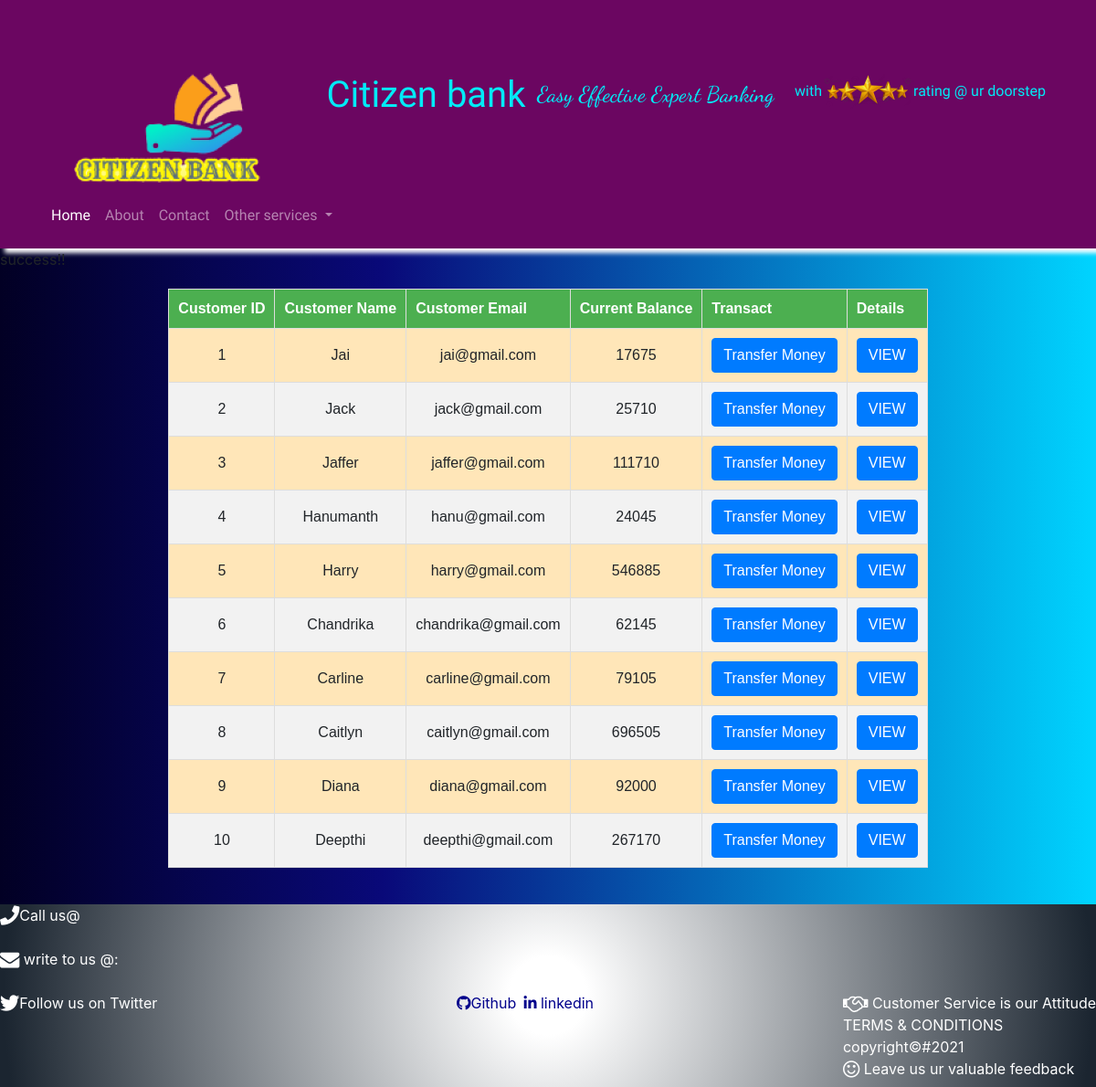
/details.php, run on the app's committed database.
### tables this page shows
CREATE TABLE `accountholderinfo` (
  `CustomerName` varchar(20) NOT NULL,
  `CustomerEmail` varchar(20) NOT NULL,
  `CurrentBalance` int(20) NOT NULL,
  `CustomerID` int(11) NOT NULL,
  `Details` varchar(500) NOT NULL
);

### details.php (the view, shortened to what this page needs)
<link rel="stylesheet" href="styles.css?v=<?php echo time(); ?>">
<?php include "header.php";
    include"config.php";
	$sql = "SELECT * FROM accountholderinfo";
	$result = mysqli_query($conn,$sql);
	?>
<link rel="stylesheet" href="styles.css?v=<?php echo time(); ?>">
<body>
	<head>
		<link rel="stylesheet" href="https://maxcdn.bootstrapcdn.com/bootstrap/4.3.1/css/bootstrap.min.css">
  <link rel="stylesheet" href="https://use.fontawesome.com/releases/v5.6.3/css/all.css">
  <link rel="stylesheet" href="https://stackpath.bootstrapcdn.com/font-awesome/4.7.0/css/font-awesome.min.css">
</head>
	<table id="customers" class="center">
		<thead>
		<tr>
			<th>Customer ID</th>
			<th>Customer Name</th>
			<th>Customer Email</th>
			<th>Current Balance</th>
			<th>Transact</th>
			<th >Details </th>
        </tr>
    </thead>
    <?php
	if ($result->num_rows > 0) {
	     while($row = mysqli_fetch_object($result)){
	    ?>
	     	<tr>
	     	<td><?php echo  $row->CustomerID;?> </td>
	     	<td><?php echo  $row->CustomerName;?></td>
	     	<td><?php echo $row->CustomerEmail;?></td>
	     	<td><?php echo $row->CurrentBalance;?></td>
	     	<td><a href="transfer.php?CustomerID= <?php echo $row->CustomerID ;?> "><button type="button" class="btn btn-primary"  >Transfer Money</button></a><?php ?></td>
	     	<td >
	     	     <button type="button" class="btn btn-primary" data-toggle="modal" data-target="#exampleModal" id="<?php echo $row->CustomerID;?>" onclick="showDetails (this);">VIEW
                             </button>
	     </td>
	     	</tr>
	     	<?php
	     }
     	     }
	     	else{
	     		echo "0 result";
	     }
	     	?>
</body>
</html>
<?php include "footer.php"?>

### header.php (shortened to what this page needs)
<!doctype html>
<html lang="en">
<head>
	 <link rel="stylesheet" href="styles.css">
	 <link rel="stylesheet" href="https://maxcdn.bootstrapcdn.com/bootstrap/4.5.2/css/bootstrap.min.css">
</head>
<body>
		<header>
			<nav id="header-nav" class="navbar navbar-default">
			 <div class="container ">
						<div  class="pull-left" id="logo-img" ></div>
						 <h1> Citizen bank</h1>
						 <h4>Easy Effective Expert Banking</h4>
							<p >with<img  src="starlogo2.png" alt="starrating" class="nice">rating @ ur doorstep</p>
							</div>
									 <nav class="navbar navbar-expand-lg  navbar-dark  bg-transparent" >
										 <div class="  collapse navbar-collapse" id="navbarNavDropdown">
											 <ul class="navbar-nav">
												 <li class="nav-item active">
													 <a class="nav-link" href="banking website.php">Home <span class="sr-only">(current)</span></a>
												 </li>
												 <li class="nav-item">
													 <a class="nav-link" href="About.php">About</a>
												 </li>
												 <li class="nav-item">
													 <a class="nav-link" href="contact.php">Contact</a>
												 </li>
												 <li class="nav-item dropdown">
													 <a class="nav-link dropdown-toggle" href="#" id="navbarDropdownMenuLink" data-toggle="dropdown" aria-haspopup="true" aria-expanded="false">
														 Other services
													 </a>
												 </li>
											 </ul>
										 </div>
									 </nav>
			 </nav>
			</header>
		</body>
		</html>

### footer.php (shortened to what this page needs)
<!DOCTYPE html>
<html>
<head>
	<link rel="stylesheet" href="https://maxcdn.bootstrapcdn.com/bootstrap/4.3.1/css/bootstrap.min.css">
  <link rel="stylesheet" href="https://use.fontawesome.com/releases/v5.6.3/css/all.css">
  <link rel="stylesheet" href="https://stackpath.bootstrapcdn.com/font-awesome/4.7.0/css/font-awesome.min.css">
</head>
<body>
	<footer >
<a href ="" style="color:white;"><i class="fas fa-phone fa-lg" aria-hidden="true"></i>Call us@</a>
<br>
<br>
<a href ="" style="color:white;"><i class="fa fa-envelope fa-lg" aria-hidden="true"></i> write to  us @:</a>
<br>
<br>
<a href =""  style="color:white;"><i class="fab fa-twitter fa-lg"></i>Follow us on Twitter</a>
<a href ="https://github.com/vibrant-lu " target="blank" style=" position: absolute; left:500px; color:darkblue;"><i class="fab fa-github"></i>Github</a>
<a href ="https://www.linkedin.com/in/archana-narasimhan-957204204/ " target="blank" style=" position: absolute; right:550px; color:darkblue;"><i class="fab fa-linkedin"></i> linkedin</a>
<aside  style ="float:right; top:0px; " >
<a ><i class="fa fa-handshake-o fa-lg " aria-hidden="true" ></i> Customer Service is our Attitude
<br></a>
 TERMS & CONDITIONS
 <br>
copyright&#169;#2021
<br>
<i class="fa fa-smile-o fa-lg" aria-hidden="true"></i> Leave us ur valuable feedback
</aside>
</footer>
</body>
</html>

### styles.css (style rules this page uses)
#logo-img { background:url("banklogobud.png") no-repeat ; width:300px; height:200px; }
body { background: linear-gradient(90deg, rgba(2,0,36,1) 0%, rgba(9,9,121,1) 35%, rgba(0,212,255,1) 100%); }
.nice { clear:left; }
header { font-family: 'Black Ops One', cursive; background-color: #6b0661 ; box-shadow: 5px 5px 5px white; color:#00ebf7; }
h4 { font-family: 'Dancing Script', cursive; float: right; }
.center { margin-left: auto; margin-right: auto; }
table { margin:20px 20px 20px 20px; }
#customers { font-family: Arial, Helvetica, sans-serif; border-collapse: collapse; }
#customers td, #customers th { border: 1px solid #ddd; padding: 10px; text-align: center; }
#customers tr:nth-child(even) { background-color: #f2f2f2; }
#customers tr:nth-child(odd) { background-color:#ffe6b8 ; }
#customers th { padding-top: 12px; padding-bottom: 12px; text-align: left; background-color: #4CAF50; color: white; }
p { margin:10px 10px 10px 10px; }

### footer.php (style rules this page uses)
footer { background: radial-gradient(circle, rgba(255,255,255,1) 7%, rgba(27,37,48,1) 98%); position: relative; left:0px; bottom: 0px; width: 100%; height: 200px; color: white; overflow: hidden; display: block; box-sizing: border-box; }

### data on the page
accountholderinfo: CustomerID "1", CustomerName "Jai", CustomerEmail "jai@gmail.com", CurrentBalance "17675"
accountholderinfo: CustomerID "2", CustomerName "Jack", CustomerEmail "jack@gmail.com", CurrentBalance "25710"
accountholderinfo: CustomerID "3", CustomerName "Jaffer", CustomerEmail "jaffer@gmail.com", CurrentBalance "111710"
accountholderinfo: CustomerID "4", CustomerName "Hanumanth", CustomerEmail "hanu@gmail.com", CurrentBalance "24045"
accountholderinfo: CustomerID "5", CustomerName "Harry", CustomerEmail "harry@gmail.com", CurrentBalance "546885"
accountholderinfo: CustomerID "6", CustomerName "Chandrika", CustomerEmail "chandrika@gmail.com", CurrentBalance "62145"
accountholderinfo: CustomerID "7", CustomerName "Carline", CustomerEmail "carline@gmail.com", CurrentBalance "79105"
accountholderinfo: CustomerID "8", CustomerName "Caitlyn", CustomerEmail "caitlyn@gmail.com", CurrentBalance "696505"
accountholderinfo: CustomerID "9", CustomerName "Diana", CustomerEmail "diana@gmail.com", CurrentBalance "92000"
accountholderinfo: CustomerID "10", CustomerName "Deepthi", CustomerEmail "deepthi@gmail.com", CurrentBalance "267170"
